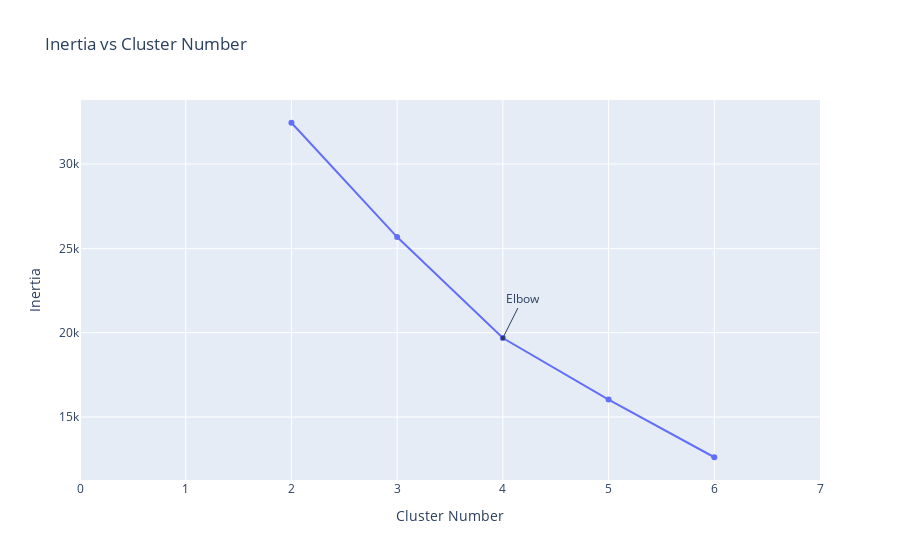

The cell this chart's notebook holds for it:
### Code cell
# hyper-parameter tuning
inertia = []
for i in range(2, 7):
    model_km = KMeans(n_clusters=i, random_state = 5)
    model_km.fit(X_std)
    inertia.append(model_km.inertia_)

# graph inertia
fig = go.Figure(data = go.Scatter(x=np.arange(2, 7), y=inertia))
fig.update_layout(title = "Inertia vs Cluster Number", 
                  xaxis = dict(range=[0, 7], title="Cluster Number"),
                  yaxis = {'title': 'Inertia'}, 
                  annotations = [dict(x = 4, y=inertia[2], 
                                      xref="x", 
                                      yref="y", 
                                      text="Elbow?", 
                                      showarrow=True, 
                                      arrowhead=7, 
                                      ax=20, 
                                      ay=-40)])

### Figure 1 — Plotly figure (JSON) as saved in the notebook; plotly's stock layout.template omitted (floating-point values rounded to 4 significant figures)
{"data": [{"type": "scatter", "x": [2, 3, 4, 5, 6], "y": [32450.0, 25670.0, 19680.0, 16040.0, 12610.0]}], "layout": {"annotations": [{"arrowhead": 7, "ax": 20, "ay": -40, "showarrow": true, "text": "Elbow", "x": 4, "xref": "x", "y": 19680.0, "yref": "y"}], "title": {"text": "Inertia vs Cluster Number"}, "xaxis": {"range": [0, 7], "title": {"text": "Cluster Number"}}, "yaxis": {"title": {"text": "Inertia"}}}}
